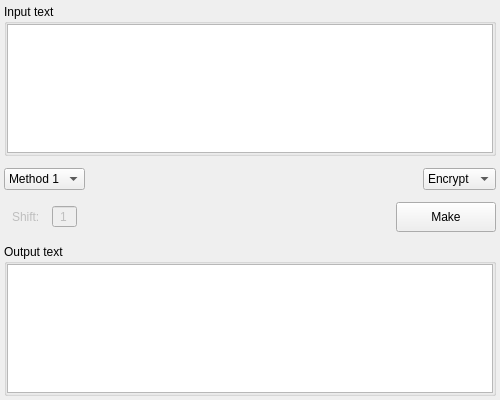
<?xml version="1.0" encoding="UTF-8"?>
<ui version="4.0">
 <class>polybius_square</class>
 <widget class="QWidget" name="polybius_square">
  <property name="geometry">
   <rect>
    <x>0</x>
    <y>0</y>
    <width>500</width>
    <height>400</height>
   </rect>
  </property>
  <property name="windowTitle">
   <string>Form</string>
  </property>
  <layout class="QVBoxLayout" name="verticalLayout">
   <property name="spacing">
    <number>12</number>
   </property>
   <property name="leftMargin">
    <number>4</number>
   </property>
   <property name="topMargin">
    <number>4</number>
   </property>
   <property name="rightMargin">
    <number>4</number>
   </property>
   <property name="bottomMargin">
    <number>4</number>
   </property>
   <item>
    <widget class="QGroupBox" name="group_box_input">
     <property name="title">
      <string>Input text</string>
     </property>
     <layout class="QVBoxLayout" name="verticalLayout_11">
      <property name="spacing">
       <number>0</number>
      </property>
      <property name="leftMargin">
       <number>0</number>
      </property>
      <property name="topMargin">
       <number>0</number>
      </property>
      <property name="rightMargin">
       <number>0</number>
      </property>
      <property name="bottomMargin">
       <number>0</number>
      </property>
      <item>
       <widget class="QTextEdit" name="text_edit_input"/>
      </item>
     </layout>
    </widget>
   </item>
   <item>
    <layout class="QHBoxLayout" name="horizontal_layout_1">
     <property name="spacing">
      <number>12</number>
     </property>
     <property name="leftMargin">
      <number>0</number>
     </property>
     <property name="topMargin">
      <number>0</number>
     </property>
     <item>
      <widget class="QComboBox" name="combo_box_method">
       <property name="sizePolicy">
        <sizepolicy hsizetype="Fixed" vsizetype="Fixed">
         <horstretch>0</horstretch>
         <verstretch>0</verstretch>
        </sizepolicy>
       </property>
       <item>
        <property name="text">
         <string>Method 1</string>
        </property>
       </item>
       <item>
        <property name="text">
         <string>Method 2</string>
        </property>
       </item>
      </widget>
     </item>
     <item>
      <spacer name="horizontal_spacer_1">
       <property name="orientation">
        <enum>Qt::Horizontal</enum>
       </property>
       <property name="sizeHint" stdset="0">
        <size>
         <width>40</width>
         <height>20</height>
        </size>
       </property>
      </spacer>
     </item>
     <item>
      <widget class="QComboBox" name="combo_box_mode">
       <property name="sizePolicy">
        <sizepolicy hsizetype="Fixed" vsizetype="Fixed">
         <horstretch>0</horstretch>
         <verstretch>0</verstretch>
        </sizepolicy>
       </property>
       <item>
        <property name="text">
         <string>Encrypt</string>
        </property>
       </item>
       <item>
        <property name="text">
         <string>Decrypt</string>
        </property>
       </item>
      </widget>
     </item>
    </layout>
   </item>
   <item>
    <layout class="QHBoxLayout" name="horizontal_layout_2">
     <property name="spacing">
      <number>12</number>
     </property>
     <property name="leftMargin">
      <number>8</number>
     </property>
     <item>
      <widget class="QLabel" name="label_shift">
       <property name="enabled">
        <bool>false</bool>
       </property>
       <property name="sizePolicy">
        <sizepolicy hsizetype="Fixed" vsizetype="Fixed">
         <horstretch>0</horstretch>
         <verstretch>0</verstretch>
        </sizepolicy>
       </property>
       <property name="styleSheet">
        <string notr="true"/>
       </property>
       <property name="text">
        <string>Shift:</string>
       </property>
      </widget>
     </item>
     <item>
      <widget class="QSpinBox" name="spin_box_shift">
       <property name="enabled">
        <bool>false</bool>
       </property>
       <property name="alignment">
        <set>Qt::AlignCenter</set>
       </property>
       <property name="buttonSymbols">
        <enum>QAbstractSpinBox::NoButtons</enum>
       </property>
       <property name="minimum">
        <number>0</number>
       </property>
       <property name="singleStep">
        <number>1</number>
       </property>
       <property name="value">
        <number>1</number>
       </property>
      </widget>
     </item>
     <item>
      <spacer name="horizontal_spacer_2">
       <property name="orientation">
        <enum>Qt::Horizontal</enum>
       </property>
       <property name="sizeHint" stdset="0">
        <size>
         <width>40</width>
         <height>20</height>
        </size>
       </property>
      </spacer>
     </item>
     <item>
      <widget class="QPushButton" name="button_make">
       <property name="sizePolicy">
        <sizepolicy hsizetype="Fixed" vsizetype="Fixed">
         <horstretch>0</horstretch>
         <verstretch>0</verstretch>
        </sizepolicy>
       </property>
       <property name="minimumSize">
        <size>
         <width>100</width>
         <height>30</height>
        </size>
       </property>
       <property name="baseSize">
        <size>
         <width>0</width>
         <height>0</height>
        </size>
       </property>
       <property name="text">
        <string>Make</string>
       </property>
      </widget>
     </item>
    </layout>
   </item>
   <item>
    <widget class="QGroupBox" name="group_box_output">
     <property name="title">
      <string>Output text</string>
     </property>
     <layout class="QVBoxLayout" name="verticalLayout_12">
      <property name="spacing">
       <number>0</number>
      </property>
      <property name="leftMargin">
       <number>0</number>
      </property>
      <property name="topMargin">
       <number>0</number>
      </property>
      <property name="rightMargin">
       <number>0</number>
      </property>
      <property name="bottomMargin">
       <number>0</number>
      </property>
      <item>
       <widget class="QTextEdit" name="text_edit_output">
        <property name="readOnly">
         <bool>true</bool>
        </property>
       </widget>
      </item>
     </layout>
    </widget>
   </item>
  </layout>
 </widget>
 <resources/>
 <connections/>
</ui>
